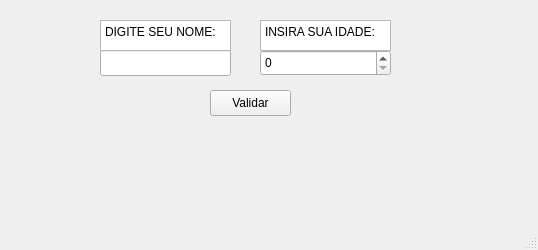
<?xml version="1.0" encoding="UTF-8"?>
<ui version="4.0">
 <class>MainWindow</class>
 <widget class="QMainWindow" name="MainWindow">
  <property name="geometry">
   <rect>
    <x>0</x>
    <y>0</y>
    <width>538</width>
    <height>250</height>
   </rect>
  </property>
  <property name="windowTitle">
   <string>MainWindow</string>
  </property>
  <widget class="QWidget" name="centralwidget">
   <widget class="QLineEdit" name="txt_nome">
    <property name="geometry">
     <rect>
      <x>100</x>
      <y>50</y>
      <width>131</width>
      <height>26</height>
     </rect>
    </property>
   </widget>
   <widget class="QPushButton" name="btn_validar">
    <property name="geometry">
     <rect>
      <x>210</x>
      <y>90</y>
      <width>81</width>
      <height>26</height>
     </rect>
    </property>
    <property name="text">
     <string>Validar</string>
    </property>
   </widget>
   <widget class="QTextBrowser" name="textBrowser">
    <property name="geometry">
     <rect>
      <x>100</x>
      <y>20</y>
      <width>131</width>
      <height>31</height>
     </rect>
    </property>
    <property name="layoutDirection">
     <enum>Qt::LayoutDirection::LeftToRight</enum>
    </property>
    <property name="html">
     <string>&lt;!DOCTYPE HTML PUBLIC &quot;-//W3C//DTD HTML 4.0//EN&quot; &quot;http://www.w3.org/TR/REC-html40/strict.dtd&quot;&gt;
&lt;html&gt;&lt;head&gt;&lt;meta name=&quot;qrichtext&quot; content=&quot;1&quot; /&gt;&lt;meta charset=&quot;utf-8&quot; /&gt;&lt;style type=&quot;text/css&quot;&gt;
p, li { white-space: pre-wrap; }
hr { height: 1px; border-width: 0; }
li.unchecked::marker { content: &quot;\2610&quot;; }
li.checked::marker { content: &quot;\2612&quot;; }
&lt;/style&gt;&lt;/head&gt;&lt;body style=&quot; font-family:'Segoe UI'; font-size:9pt; font-weight:400; font-style:normal;&quot;&gt;
&lt;p style=&quot; margin-top:0px; margin-bottom:0px; margin-left:0px; margin-right:0px; -qt-block-indent:0; text-indent:0px;&quot;&gt;DIGITE SEU NOME:&lt;/p&gt;&lt;/body&gt;&lt;/html&gt;</string>
    </property>
   </widget>
   <widget class="QTextBrowser" name="textBrowser_2">
    <property name="geometry">
     <rect>
      <x>260</x>
      <y>20</y>
      <width>131</width>
      <height>31</height>
     </rect>
    </property>
    <property name="layoutDirection">
     <enum>Qt::LayoutDirection::LeftToRight</enum>
    </property>
    <property name="html">
     <string>&lt;!DOCTYPE HTML PUBLIC &quot;-//W3C//DTD HTML 4.0//EN&quot; &quot;http://www.w3.org/TR/REC-html40/strict.dtd&quot;&gt;
&lt;html&gt;&lt;head&gt;&lt;meta name=&quot;qrichtext&quot; content=&quot;1&quot; /&gt;&lt;meta charset=&quot;utf-8&quot; /&gt;&lt;style type=&quot;text/css&quot;&gt;
p, li { white-space: pre-wrap; }
hr { height: 1px; border-width: 0; }
li.unchecked::marker { content: &quot;\2610&quot;; }
li.checked::marker { content: &quot;\2612&quot;; }
&lt;/style&gt;&lt;/head&gt;&lt;body style=&quot; font-family:'Segoe UI'; font-size:9pt; font-weight:400; font-style:normal;&quot;&gt;
&lt;p style=&quot; margin-top:0px; margin-bottom:0px; margin-left:0px; margin-right:0px; -qt-block-indent:0; text-indent:0px;&quot;&gt;INSIRA SUA IDADE:&lt;/p&gt;&lt;/body&gt;&lt;/html&gt;</string>
    </property>
   </widget>
   <widget class="QSpinBox" name="txt_Idade">
    <property name="geometry">
     <rect>
      <x>260</x>
      <y>50</y>
      <width>131</width>
      <height>26</height>
     </rect>
    </property>
   </widget>
  </widget>
  <widget class="QMenuBar" name="menubar">
   <property name="geometry">
    <rect>
     <x>0</x>
     <y>0</y>
     <width>538</width>
     <height>33</height>
    </rect>
   </property>
  </widget>
  <widget class="QStatusBar" name="statusbar"/>
 </widget>
 <resources/>
 <connections/>
</ui>
